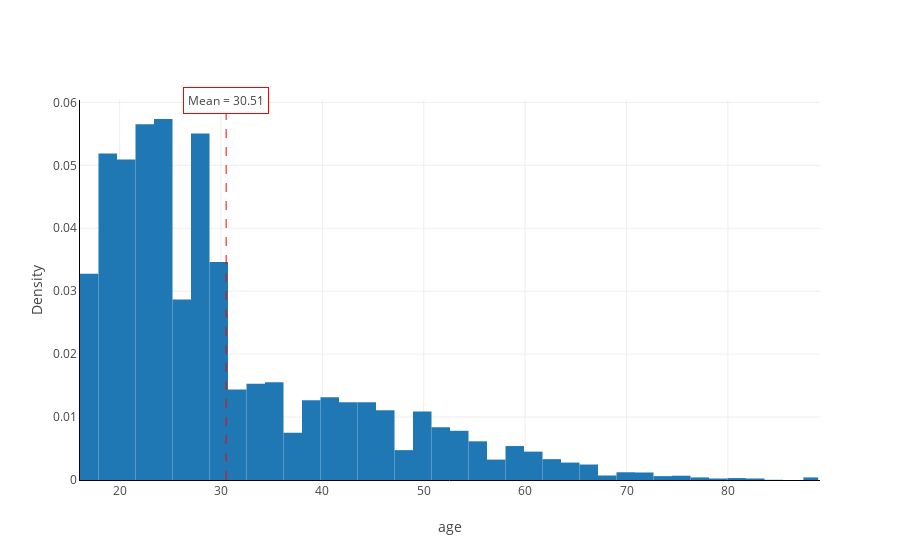

Source (notebook cell):
### Markdown cell above
Like with [counterfactual explanations](https://christophm.github.io/interpretable-ml-book/counterfactual.html), we now ask the question:

*What if the mean age was $\mu_t$?*

For instance, we can stress $Q_n$ so that $\mu_t \approx 30$:

### Code cell
target = 30
weights = [2 if age <= target else 0.5 for age in ds["age"]]
stressed_densities, _ = np.histogram(ds["age"], bins=40, density=True, weights=weights)
plot_pdf(x_pdf, stressed_densities)

### Figure 1 — Plotly figure (JSON) as saved in the notebook; plotly's stock layout.template omitted (floating-point values rounded to 4 significant figures)
{"data": [{"type": "bar", "width": [1.825, 1.825, 1.825, 1.825, 1.825, 1.825, 1.825, 1.825, 1.825, 1.825, 1.825, 1.825, 1.825, 1.825, 1.825, 1.825, 1.825, 1.825, 1.825, 1.825, 1.825, 1.825, 1.825, 1.825, 1.825, 1.825, 1.825, 1.825, 1.825, 1.825, 1.825, 1.825, 1.825, 1.825, 1.825, 1.825, 1.825, 1.825, 1.825], "x": [17, 18.82, 20.65, 22.48, 24.3, 26.12, 27.95, 29.77, 31.6, 33.42, 35.25, 37.08, 38.9, 40.72, 42.55, 44.38, 46.2, 48.02, 49.85, 51.67, 53.5, 55.32, 57.15, 58.98, 60.8, 62.62, 64.45, 66.28, 68.1, 69.92, 71.75, 73.57, 75.4, 77.22, 79.05, 80.88, 82.7, 84.52, 86.35, 88.17], "y": [0.03278, 0.0519, 0.05094, 0.05654, 0.05736, 0.02868, 0.05504, 0.03465, 0.01437, 0.0153, 0.01553, 0.007511, 0.01267, 0.01314, 0.01236, 0.01236, 0.0111, 0.004746, 0.01089, 0.008365, 0.007819, 0.006146, 0.003243, 0.005394, 0.004507, 0.003312, 0.002766, 0.002458, 0.000717, 0.001229, 0.001195, 0.0006146, 0.0006828, 0.0004097, 0.000239, 0.0003073, 0.000239, 3.414e-05, 0, 0.0004097]}], "layout": {"annotations": [{"bgcolor": "#FFF", "bordercolor": "red", "borderpad": 4, "showarrow": false, "text": "Mean = 30.51", "x": 30.51, "xref": "x", "y": 1, "yanchor": "middle", "yref": "paper"}], "plot_bgcolor": "#FFF", "shapes": [{"line": {"color": "red", "dash": "dash", "width": 1}, "type": "line", "x0": 30.51, "x1": 30.51, "y0": 0, "y1": 1, "yref": "paper"}], "xaxis": {"linecolor": "black", "title": {"text": "age"}}, "yaxis": {"linecolor": "black", "title": {"text": "Density"}}}}
